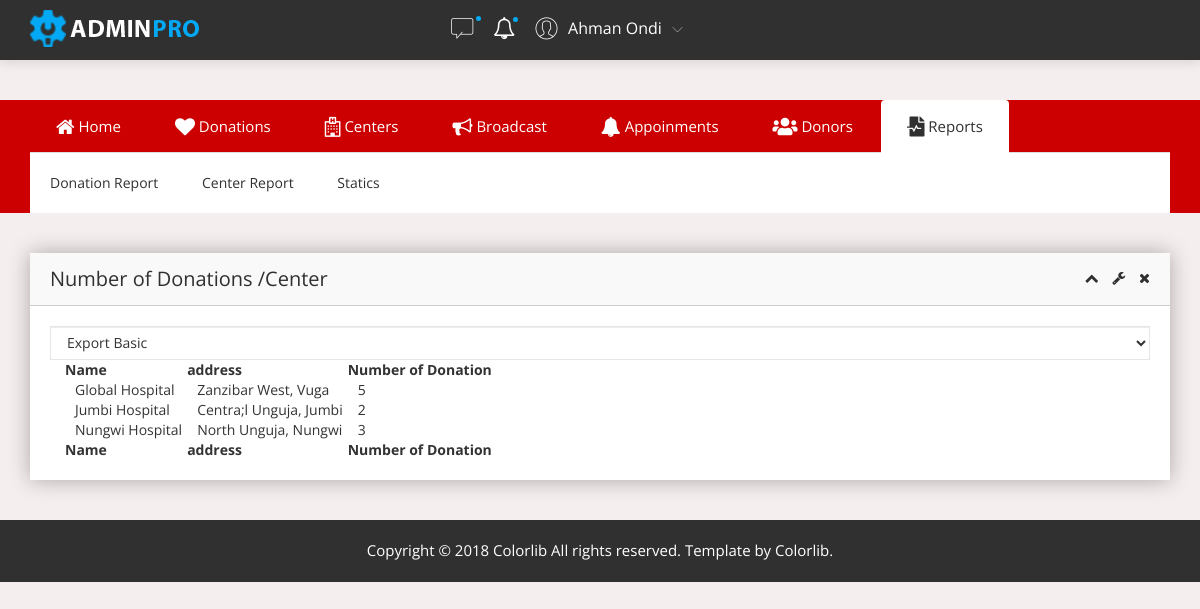
The app's page /centerReport.php (signed in) with its own data.
### tables this page shows
CREATE TABLE `center` (
  `centerName` varchar(30) NOT NULL,
  `phone` varchar(20) NOT NULL,
  `phone2` varchar(20) NOT NULL,
  `district` varchar(100) NOT NULL,
  `province` varchar(30) NOT NULL
);

### centerReport.php (the view, shortened to what this page needs)
<!doctype html>
<html class="no-js" lang="en">
<head><meta http-equiv="Content-Type" content="text/html; charset=windows-1252">
    <link rel="stylesheet" href="https://use.fontawesome.com/releases/v5.5.0/css/all.css">
    <link rel="stylesheet" href="css/bootstrap.min.css">
    <link rel="stylesheet" href="css/font-awesome.min.css">
    <link rel="stylesheet" href="css/adminpro-custon-icon.css">
    <link rel="stylesheet" href="css/meanmenu.min.css">
    <link rel="stylesheet" href="css/jquery.mCustomScrollbar.min.css">
    <link rel="stylesheet" href="css/animate.css">
    <link rel="stylesheet" href="css/data-table/bootstrap-table.css">
    <link rel="stylesheet" href="css/data-table/bootstrap-editable.css">
    <link rel="stylesheet" href="css/normalize.css">
    <link rel="stylesheet" href="css/c3.min.css">
    <link rel="stylesheet" href="css/form/all-type-forms.css">
    <link rel="stylesheet" href="css/switcher/color-switcher.css">
    <link rel="stylesheet" href="style.css">
    <link rel="stylesheet" href="css/responsive.css">
</head>
<body>
    <?php
   include('report_top.php');
   ?>
    <?php
  require_once("connection/config.php");
  $donation="SELECT center.centerName, concat(district,', ',province) as address, COUNT(donationNo) as donationNo FROM center INNER JOIN donation ON center.centerName=donation.centerName GROUP BY centerName";
  $result=$db->query($donation) or die(mysqli_error($db));
  $nrows=$result->num_rows;
    ?>
    <div class="admin-dashone-data-table-area mg-b-40">
        <div class="container">
            <div class="row">
                <div class="col-lg-12">
                    <div class="sparkline8-list shadow-reset">
                        <div class="sparkline8-hd">
                            <div class="main-sparkline8-hd">
                                <h1>Number of Donations /Center</h1>
                                <div class="sparkline8-outline-icon">
                                    <span class="sparkline8-collapse-link"><i class="fa fa-chevron-up"></i></span>
                                    <span><i class="fa fa-wrench"></i></span>
                                    <span class="sparkline8-collapse-close"><i class="fa fa-times"></i></span>
                                </div>
                            </div>
                        </div>
                        <div class="sparkline8-graph">
                            <div class="datatable-dashv1-list custom-datatable-overright">
                                <div id="toolbar">
                                    <select class="form-control">
                                        <option value="">Export Basic</option>
                                    </select>
                                </div>
                                <table id="table" data-toggle="table" data-pagination="true" data-search="true" data-show-columns="true" data-show-pagination-switch="true" data-show-refresh="true" data-key-events="true" data-show-toggle="true" data-resizable="true" data-cookie="true" data-cookie-id-table="saveId" data-show-export="true" data-click-to-select="true" data-toolbar="#toolbar">
                                    <thead>
                                        <tr>
                                            <th data-field="state" data-checkbox="true"></th>
                                            <th data-field="name" data-editable="true">Name</th>
                                            <th data-field="address" data-editable="true">address</th>
                                            <th data-field="id">Number of Donation</th>
                                        </tr>
                                    </thead>
                                    <tbody id="data">
                                        <?php
                                            if($nrows>0){
                                                    while($r=mysqli_fetch_array($result)){
                                                        ?>
                                                        <tr>
                                                            <td></td>
                                                            <td><?php echo $r["centerName"] ?></td>
                                                            <td><?php echo $r["address"] ?></td>
                                                            <td><?php echo $r["donationNo"] ?></td>
                                                        </tr>
                                                    <?php
                                                    }
                                            }else{
                                                ?>
                                                <tr><td colspan="6" align="center">No Record Found</td></tr>
                                                <?php
                                            }
                                            ?>
                                    </tbody>
                                    <tfoot>
                                        <tr>
                                            <th data-field="state" data-checkbox="true"></th>
                                            <th data-field="name" data-editable="true">Name</th>
                                            <th data-field="address" data-editable="true">address</th>
                                            <th data-field="id">Number of Donation</th>
                                        </tr>
                                    </tfoot>
                                </table>
                            </div>
                        </div>
                    </div>
                </div>
            </div>
        </div>
    </div>
    <div class="footer-copyright-area">
        <div class="container">
            <div class="row">
                <div class="col-lg-12">
                    <div class="footer-copy-right">
                        <p>Copyright &#169; 2018 Colorlib All rights reserved. Template by <a href="https://colorlib.com">Colorlib</a>.</p>
                    </div>
                </div>
            </div>
        </div>
    </div>
</body>
</html>

### records on screen
center: centerName "Global Hospital", address "Zanzibar West, Vuga", donationNo "5"
center: centerName "Jumbi Hospital", address "Centra;l Unguja, Jumbi", donationNo "2"
center: centerName "Nungwi Hospital", address "North Unguja, Nungwi", donationNo "3"
